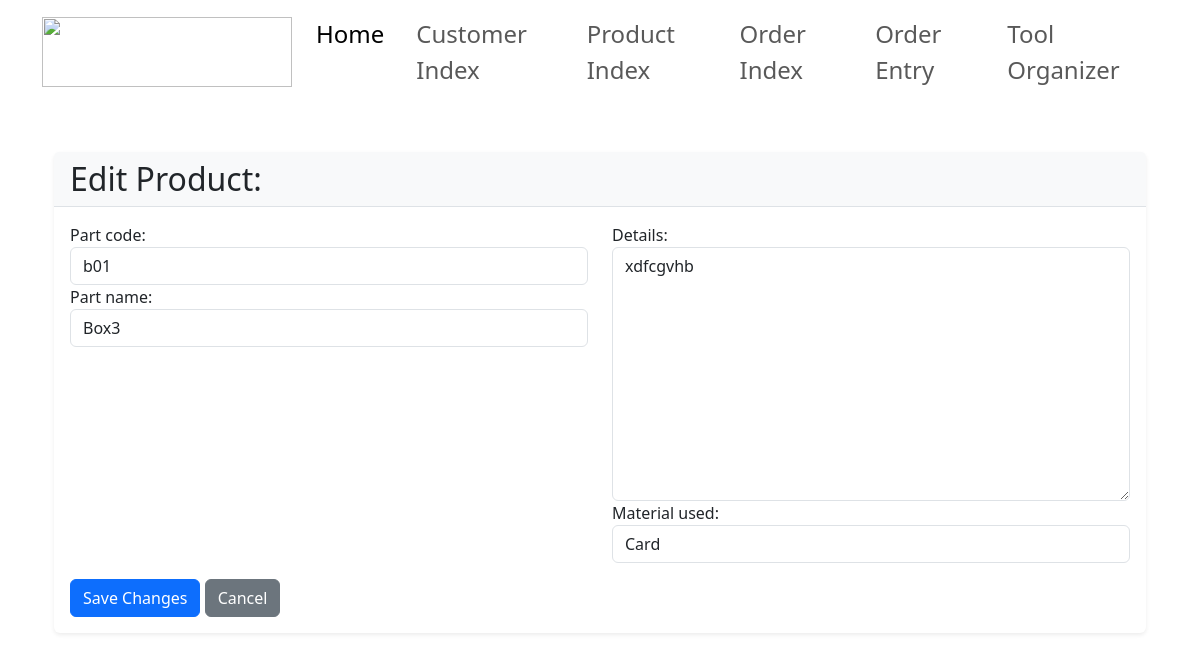
Page /product-edit/4/edit/ on the committed database.
### app1/models.py (models this page shows, shortened)
class Product(models.Model):
    part_code = models.CharField(max_length=100, unique=True)
    part_name = models.CharField(max_length=255)
    details = models.TextField(blank=True, null=True)
    material_used = models.CharField(max_length=255)

### app1/views.py (the view)
# urls.py: path('product-edit/<int:pk>/edit/', views.product_edit, name='product_edit'),
def product_edit(request, pk):
    product = get_object_or_404(Product, pk=pk)
    if request.method == 'POST':
        form = ProductEditForm(request.POST, instance=product)
        if form.is_valid():
            form.save()
            return redirect('product_index')  # Ensure this matches your URL pattern name
    else:
        form = ProductEditForm(instance=product)
    return render(request, 'product_edit.html', {'form': form, 'product': product})

### app1/forms.py
class ProductEditForm(forms.ModelForm):
    class Meta:
        model = Product
        fields = ['part_code', 'part_name', 'details', 'material_used']
        widgets = {
            'part_code': forms.TextInput(attrs={'class': 'form-control'}),
            'part_name': forms.TextInput(attrs={'class': 'form-control'}),
            'details': forms.Textarea(attrs={'class': 'form-control'}),
            'material_used': forms.TextInput(attrs={'class': 'form-control'}),
        }

### templates/product_edit.html (shortened to what this page needs)
{% extends 'base.html' %}
{% block content %}
<div class="container mt-5">
    <div class="card border-0 shadow-sm">
        <div class="card-header bg-light border-bottom">
            <h2 class="mb-0 text-dark">Edit Product: {{ product.name }}</h2>
        </div>
        <div class="card-body">
            <form method="post">
                <div class="row">
                    <div class="col-md-6">
                        <div class="form-group">
                            {{ form.part_code.label_tag }}
                            {{ form.part_code }}
                        </div>
                        <div class="form-group">
                            {{ form.part_name.label_tag }}
                            {{ form.part_name }}
                        </div>
                    </div>
                    <div class="col-md-6">
                        <div class="form-group">
                            {{ form.details.label_tag }}
                            {{ form.details }}
                        </div>
                        <div class="form-group">
                            {{ form.material_used.label_tag }}
                            {{ form.material_used }}
                        </div>
                    </div>
                </div>
                <button type="submit" class="btn btn-primary mt-3">Save Changes</button>
                <a href="{% url 'product_index' %}" class="btn btn-secondary mt-3 ml-2">Cancel</a>
            </form>
        </div>
    </div>
</div>
{% endblock %}

### rows in the picture
Product: part_code "b01", part_name "Box3", details "xdfcgvhb", material_used "Card"
